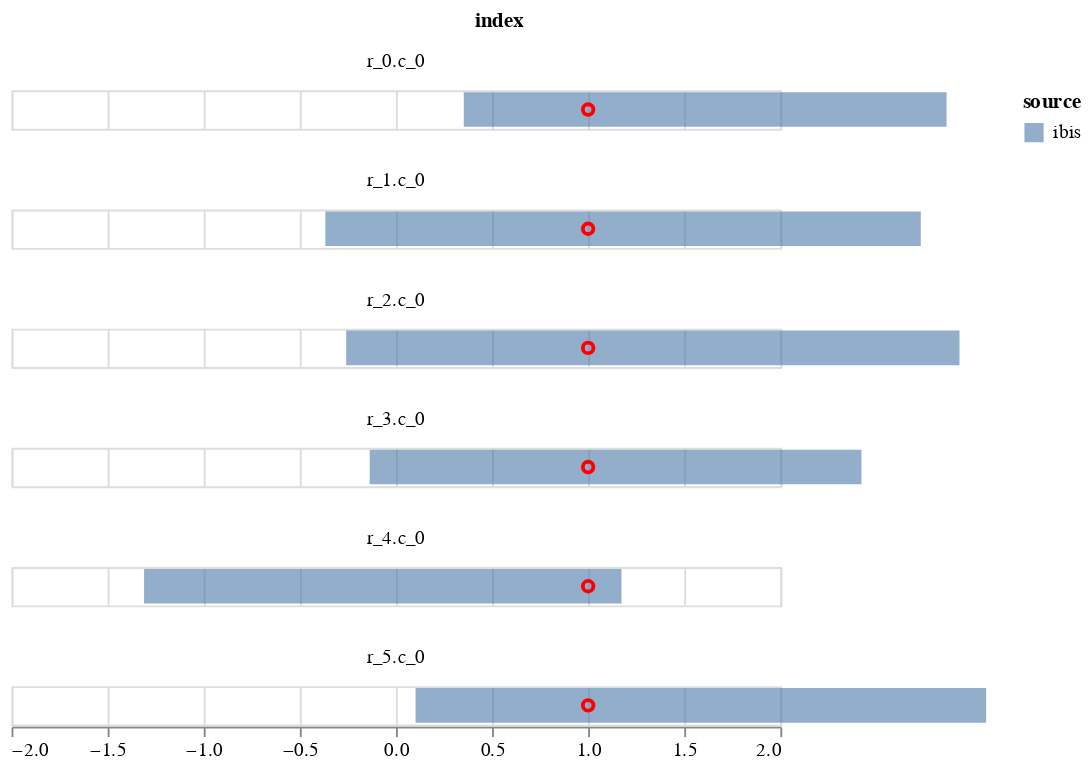

The cell this chart's notebook holds for it:
### Code cell
# plot_data = plot_data[plot_data['index']=='r_0.c_0']

c1 = alt.Chart(plot_data).mark_bar(opacity=0.6).encode(
    alt.X('q1', title=None,  scale=alt.Scale(domain=[-2,2])),
    alt.X2('q2', title=None),
    alt.Color('source'),    
)
    

c2 = alt.Chart(plot_data).mark_point(opacity=1, color='red').encode(
        alt.X('data', title=None),
)
(c1+c2).facet(
       'index',
    columns=1
    )

### Figure 1 — Vega-Lite specification as saved in the notebook (floating-point values rounded to 4 significant figures)
{"config": {"view": {"continuousWidth": 400, "continuousHeight": 300}}, "data": {"name": "data-ef9e7f4ba25abd0ae3f1107d8ca6de19"}, "facet": {"type": "nominal", "field": "index"}, "spec": {"layer": [{"mark": {"type": "bar", "opacity": 0.6}, "encoding": {"color": {"type": "nominal", "field": "source"}, "x": {"type": "quantitative", "field": "q1", "scale": {"domain": [-2, 2]}, "title": null}, "x2": {"field": "q2", "title": null}}}, {"mark": {"type": "point", "color": "red", "opacity": 1}, "encoding": {"x": {"type": "quantitative", "field": "data", "title": null}}}]}, "columns": 1, "$schema": "https://vega.github.io/schema/vega-lite/v4.8.1.json", "datasets": {"data-ef9e7f4ba25abd0ae3f1107d8ca6de19": [{"index": "r_0.c_0", "q1": 0.353, "q2": 2.865, "source": "ibis", "data": 1.0}, {"index": "r_1.c_0", "q1": -0.3673, "q2": 2.731, "source": "ibis", "data": 1.0}, {"index": "r_2.c_0", "q1": -0.2588, "q2": 2.932, "source": "ibis", "data": 1.0}, {"index": "r_3.c_0", "q1": -0.1364, "q2": 2.422, "source": "ibis", "data": 1.0}, {"index": "r_4.c_0", "q1": -1.31, "q2": 1.173, "source": "ibis", "data": 1.0}, {"index": "r_5.c_0", "q1": 0.1022, "q2": 3.071, "source": "ibis", "data": 1.0}]}}
